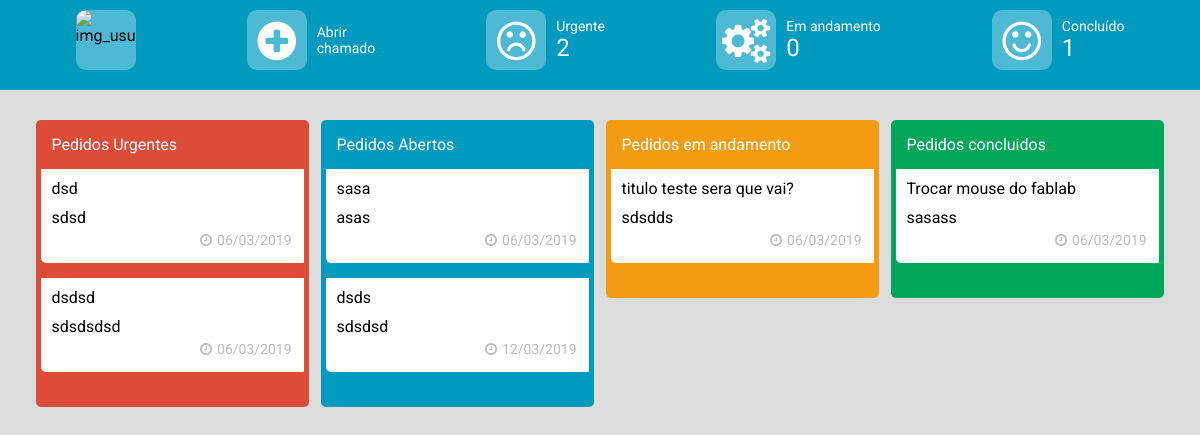
The app's page /telaChamado.php with its own data.
### tables this page shows
CREATE TABLE `sc_chamado` (
  `idChamada` int(11) NOT NULL,
  `idUsuario` int(11) NOT NULL,
  `categoria` varchar(25) NOT NULL,
  `titulo` varchar(50) NOT NULL,
  `texto` text NOT NULL,
  `data` date NOT NULL,
  `estatos` int(1) NOT NULL,
  `idUI` varchar(32) NOT NULL
);

### controller.php (called while the page is built, shortened)
<?php
	function listarChamado($categoria){
		$conexao = model_conexao();
		if ($categoria == 'andamento') {
			$sql = "SELECT * FROM sc_chamado WHERE categoria = '".$categoria."' OR categoria = 'Feedback' AND estatos = 0";
		} else {
			$sql = "SELECT * FROM sc_chamado WHERE categoria = '".$categoria."' AND estatos = 0";
		}
		$resultado = $conexao->query($sql);
		return $resultado;
	}
	function listarChamadoConcluido(){
		$conexao = model_conexao();
		$sql = "SELECT * FROM sc_chamado WHERE categoria = 'Concluido'";
		$resultado = $conexao->query($sql);
		return $resultado;
	}
	function dataHoraBras($dataAM){
		$data = date('d/m/Y', strtotime($dataAM));
		return $data;
	}
?>

### telaChamado.php (the view, shortened to what this page needs)
<?php
    include("controller.php");
    $chamado_urgentes = listarChamado('urgente');
    $chamado_normal = listarChamado('Normal');
    $chamado_andamentos = listarChamado('andamento');
    $chamado_concluidos = listarChamadoConcluido();
?>
<!DOCTYPE html>
<html>
<head>
    <link rel="stylesheet" href="font-awesome/css/font-awesome.min.css">
    <link rel="stylesheet" type="text/css" href="lib/css/estilo.css">
    <link rel="stylesheet" type="text/css" href="lib/css/estilo_mobile.css">
</head>
<body>
    <?php include 'cabecalho_cartao.php'; ?>
        <div class="linha" id="container_cartao">
            <div class="box_pedido urgente" id="urgente" data-id="urgente">
                <div class="linha">
                    <span class="titulo_box">Pedidos Urgentes</span>
                </div>
                <div class="capsula_pedidos urgente_scroll">
                    <?php
                    while ($resul = $chamado_urgentes->fetch_array(MYSQLI_NUM)) {
                        if ($_SESSION['idUser'] != $resul[1]) {
                    ?>
                        <a href="<?php echo 'cartao.php?id='.$resul[7]; ?>">
                            <div class="box_solicitacao">
                                <div class="linha_vertical">
                                    <span class="titulo_cartao">
                                        <?php echo $resul[3];  ?>
                                    </span>
                                </div>
                                <div class="descricao_cartao">
                                   <?php echo $resul[4];  ?>
                                </div>
                                <div class="tempo_cartao">
                                    <i class="fa fa-clock-o" aria-hidden="true"><span><?php echo dataHoraBras($resul[5]);  ?></span></i>
                                </div>
                            </div>
                        </a>
                    <?php } } ?>
                </div>
            </div>
            <div class="box_pedido normal" id="normal" data-id="normal">
                <div class="linha">
                    <span class="titulo_box">Pedidos Abertos</span>
                </div>
                <div class="capsula_pedidos normal_scroll">
                    <?php
                    while ($resul = $chamado_normal->fetch_array(MYSQLI_NUM)) {
                        if ($_SESSION['idUser'] != $resul[1]) {
                    ?>
                        <a href="<?php echo 'cartao.php?id='.$resul[7]; ?>">
                            <div class="box_solicitacao">
                                <div class="linha_vertical">
                                    <span class="titulo_cartao">
                                        <?php echo $resul[3];  ?>
                                    </span>
                                </div>
                                <div class="descricao_cartao">
                                   <?php echo $resul[4];  ?>
                                </div>
                                <div class="tempo_cartao">
                                    <i class="fa fa-clock-o" aria-hidden="true"><span><?php echo dataHoraBras($resul[5]);  ?></span></i>
                                </div>
                            </div>
                        </a>
                    <?php } } ?>
                </div>
            </div>
            <div class="box_pedido andamento" id="andamento" data-id="andamento">
                <div class="linha">
                    <span class="titulo_box">Pedidos em andamento</span>
                </div>
                <div class="capsula_pedidos andamento_scroll">
                    <?php
                    while ($resul = $chamado_andamentos->fetch_array(MYSQLI_NUM)) {
                        if ($_SESSION['idUser'] != $resul[1]) {
                    ?>
                    <a href="<?php echo 'cartao.php?id='.$resul[7]; ?>">
                        <div class="box_solicitacao">
                            <div class="linha_vertical">
                                <span class="titulo_cartao">
                                    <?php echo $resul[3];  ?>
                                </span>
                            </div>
                            <div class="descricao_cartao">
                                <?php echo $resul[4];  ?>
                            </div>
                            <div class="tempo_cartao">
                                <i class="fa fa-clock-o" aria-hidden="true"><span><?php echo dataHoraBras($resul[5]);  ?></span></i>
                            </div>
                        </div>
                    </a>
                    <?php } } ?>
                </div>
            </div>
            <div class="box_pedido concluido" id="concluido" data-id="concluido">
                <div class="linha">
                    <span class="titulo_box">Pedidos concluidos</span>
                </div>
                <div class="capsula_pedidos concluido_scroll">
                    <?php
                    while ($resul = $chamado_concluidos->fetch_array(MYSQLI_NUM)) {
                        if ($_SESSION['idUser'] != $resul[1]) {
                    ?>
                    <a href="<?php echo 'cartao.php?id='.$resul[7]; ?>">
                        <div class="box_solicitacao">
                            <div class="linha_vertical">
                                <span class="titulo_cartao">
                                    <?php echo $resul[3];  ?>
                                </span>
                            </div>
                            <div class="descricao_cartao">
                                <?php echo $resul[4];  ?>
                            </div>
                            <div class="tempo_cartao">
                                <i class="fa fa-clock-o" aria-hidden="true"><span><?php echo dataHoraBras($resul[5]);  ?></span></i>
                            </div>
                        </div>
                    </a>
                    <?php } } ?>
                </div>
            </div>
        </div>
<?php
    include("footer_cartao.php");
?>

### records on screen
sc_chamado: titulo "dsd", texto "sdsd", data "06/03/2019"
sc_chamado: titulo "dsdsd", texto "sdsdsdsd", data "06/03/2019"
sc_chamado: titulo "sasa", texto "asas", data "06/03/2019"
sc_chamado: titulo "dsds", texto "sdsdsd", data "12/03/2019"
sc_chamado: titulo "titulo teste sera que vai?", texto "sdsdds", data "06/03/2019"
sc_chamado: titulo "Trocar mouse do fablab", texto "sasass", data "06/03/2019"

### other values on screen
$listarQtdUrgente[0] "2"
$listarQtdAndamento[0] "0"
$listarQtdConcluido[0] "1"
